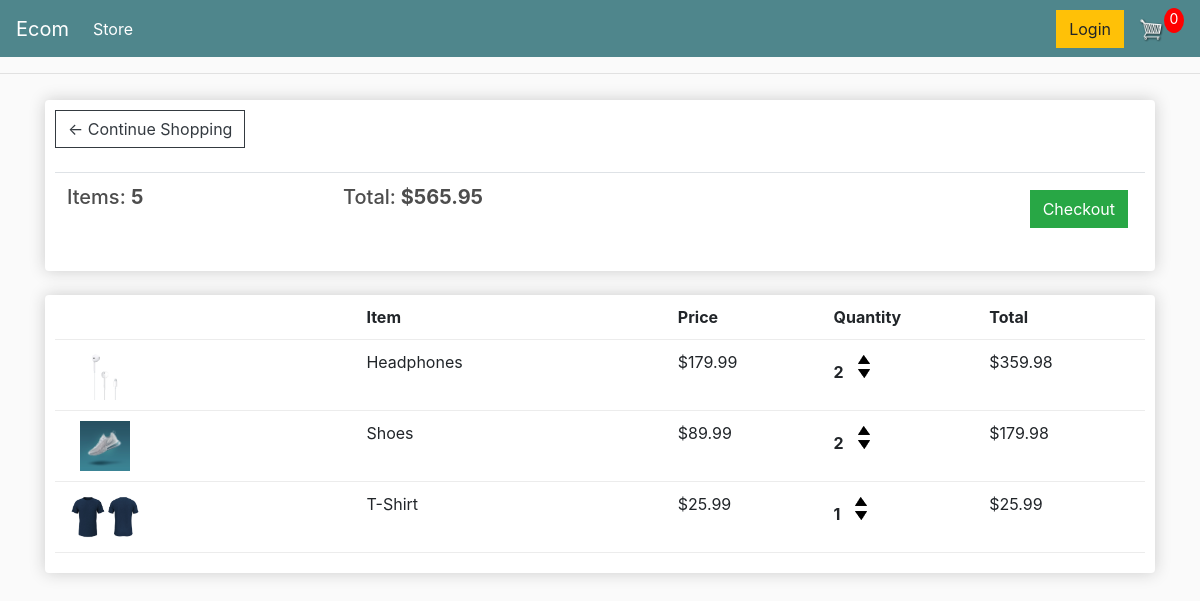
The app's page /cart/ (signed in) with its own data.
### store/models.py (models this page shows, shortened)
class Order(models.Model):
    customer = models.ForeignKey(Customer,on_delete=models.SET_NULL,null=True,blank=True)
    date_ordered = models.DateTimeField(auto_now_add=True)
    complete = models.BooleanField(default=False,null=True,blank=False)
    transaction_id = models.CharField(max_length=100,null=True)
    @property
    def get_cart_total(self):
        orderitems = self.orderitem_set.all()
        total = sum([item.get_total for item in orderitems])
        return total
    @property
    def get_cart_items(self):
        orderitems = self.orderitem_set.all()
        total = sum([item.quantity for item in orderitems])
        return total

class OrderItem(models.Model):
    product = models.ForeignKey(Product,on_delete=models.SET_NULL,blank=True,null=True)
    order = models.ForeignKey(Order,on_delete=models.SET_NULL,blank=True,null=True)
    quantity = models.IntegerField(default=0,null=True,blank=True)
    date_added = models.DateTimeField(auto_now_add=True)
    @property
    def get_total(self):
        total = self.product.price * self.quantity
        return total

class Product(models.Model):
    name = models.CharField(max_length=200,null=True)
    price = models.FloatField()
    digital = models.BooleanField(default=False,null=True,blank=False)
    image = models.ImageField(upload_to='products',null=True,blank=True)

### store/views.py (the view)
# urls.py: path('cart/',views.cart,name='cart'),
def cart(request):
    if request.user.is_authenticated:
        customer = request.user.customer
        order,created = models.Order.objects.get_or_create(customer=customer,complete=False)
        items = order.orderitem_set.all() #needed in my project for getting transaction
    else:
        order = {'get_cart_total':0,'get_cart_items':0}
        items = []
    context = {'items':items,'order':order}
    return render(request,'store/cart.html',context=context)

### store/templates/store/cart.html
{% extends 'store/main.html' %}
{% load static %}
{% block content %}
<div class="row">
	<div class="col-lg-12">
		<div class="box-element">
            <a  class="btn btn-outline-dark" href="{% url 'store' %}">&#x2190; Continue Shopping</a>
            <br>
            <br>
            <table class="table">
                <tr>
                    <th><h5>Items: <strong>{{order.get_cart_items}}</strong></h5></th>
                    <th><h5>Total:<strong> ${{order.get_cart_total|floatformat:2}}</strong></h5></th>
                    <th>
                        <a  style="float:right; margin:5px;" class="btn btn-success" href="{% url 'checkout' %}">Checkout</a>
                    </th>
                </tr>
            </table>
        </div>
		<br>
		<div class="box-element">
            <div class="cart-row">
                <div style="flex:2"></div>
                <div style="flex:2"><strong>Item</strong></div>
                <div style="flex:1"><strong>Price</strong></div>
                <div style="flex:1"><strong>Quantity</strong></div>
                <div style="flex:1"><strong>Total</strong></div>
            </div>
            {% for item in items %}
            <div class="cart-row">
                <div style="flex:2"><img class="row-image" src="/media/{{item.product.image}}"></div>
                <div style="flex:2"><p>{{item.product.name}}</p></div>
                <div style="flex:1"><p>${{item.product.price|floatformat:2}}</p></div>
                <div style="flex:1">
                    <p class="quantity">{{item.quantity}}</p>
                    <div class="quantity">
                        <img class="chg-quantity" src="{% static  'images/arrow-up.png' %}">
                        <img class="chg-quantity" src="{% static  'images/arrow-down.png' %}">
                    </div>
                </div>
                <div style="flex:1"><p>${{item.get_total}}</p></div>
            </div>
            {% endfor %}
	</div>
</div>
{% endblock %}

### store/templates/store/main.html (shortened to what this page needs)
<!DOCTYPE html>
{% load static %}
<html lang="en">
<head>
    <link rel="stylesheet" href="https://stackpath.bootstrapcdn.com/bootstrap/4.4.1/css/bootstrap.min.css">
    <link rel="stylesheet" href="{% static 'css/main.css' %}">
</head>
<body>
    <nav class="navbar navbar-expand-lg navbar-dark bg-dark">
        <a class="navbar-brand" href="{% url 'store' %}">Ecom</a>
        <div class="collapse navbar-collapse" id="navbarSupportedContent">
          <ul class="navbar-nav mr-auto">
            <li class="nav-item active">
              <a class="nav-link" href="{% url 'store' %}">Store <span class="sr-only">(current)</span></a>
            </li>
          </ul>
          <div class="form-inline my-2 my-lg-0">
               <a href="#"class="btn btn-warning">Login</a>
               <a href="{% url 'cart' %}">
                  <img  id="cart-icon" src="{% static 'images/cart.png' %}">
              </a>
              <p id="cart-total">0</p>
          </div>
        </div>
      </nav>
    <hr>
    <div class="container">
        {% block content %}
        {% endblock %}
    </div>
</body>
</html>

### static/css/main.css (style rules this page uses)
body { background-color: hsl(0, 0%, 98%); }
h1,h2,h3,h4,h5,h6 { color:hsl(0, 0%, 30%); }
.box-element { box-shadow:hsl(0, 0%, 80%) 0 0 16px; background-color: #fff; border-radius: 4px; padding: 10px; }
.bg-dark { background-color: #4f868c!important; }
#cart-icon { width:25px; display: inline-block; margin-left: 15px; }
#cart-total { display: block; text-align: center; color:#fff; background-color: red; width: 20px; height: 25px; border-radius: 50%; font-size: 14px; }
.col-lg-4, .col-lg-6, .col-lg-8, .col-lg-12 { margin-top: 10px; }
.btn { border-radius: 0; }
.row-image { width: 100px; height: 50px; object-fit: contain; }
.cart-row { display: flex; align-items: flex-stretch; padding-bottom: 10px; margin-bottom: 10px; border-bottom: 1px solid #ececec; }
.quantity { display: inline-block; font-weight: 700; padding-right:10px; }
.chg-quantity { width: 12px; cursor: pointer; display: block; margin-top: 5px; transition:.1s; }

### records on screen
Order: get_cart_items "5", get_cart_total "565.95"
OrderItem: product.image (picture), product.name "Headphones", product.price "179.99", quantity "2", get_total "359.98"
OrderItem: product.image (picture), product.name "Shoes", product.price "89.99", quantity "2", get_total "179.98"
OrderItem: product.image (picture), product.name "T-Shirt", product.price "25.99", quantity "1", get_total "25.99"
